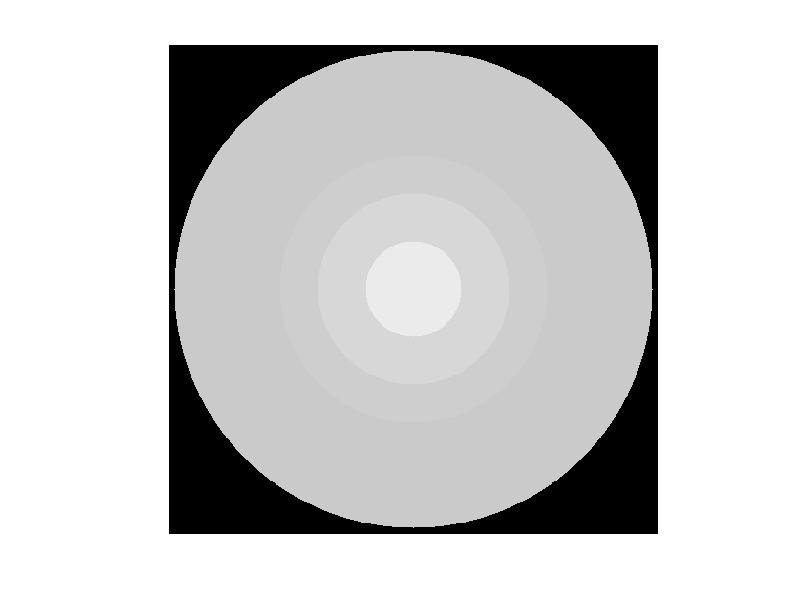

The MATLAB source for this figure:
% demo
% This is function to draw circle for illustration 
img_size = 512; 
curVal   = 200; 

bigCircleImage = zeros(img_size, img_size);
[x, y] = meshgrid(1:img_size, 1:img_size);

radius = [250 190 140 100 50];
ratio  = ([0.5 1 2 4 8] / 100) + 1;
for i = 1:1:length(radius)
    rad = radius(i); 
    curVal = curVal * ratio(i);
    bigCircleImage((x - img_size/2).^2 + (y - img_size/2).^2 <= rad.^2) = curVal;
end

imshow(uint8(bigCircleImage));
%title('Big Circle Mask', 'FontSize', fontSize);
set(gcf, 'Position', get(0,'Screensize')); % Maximize figure.
